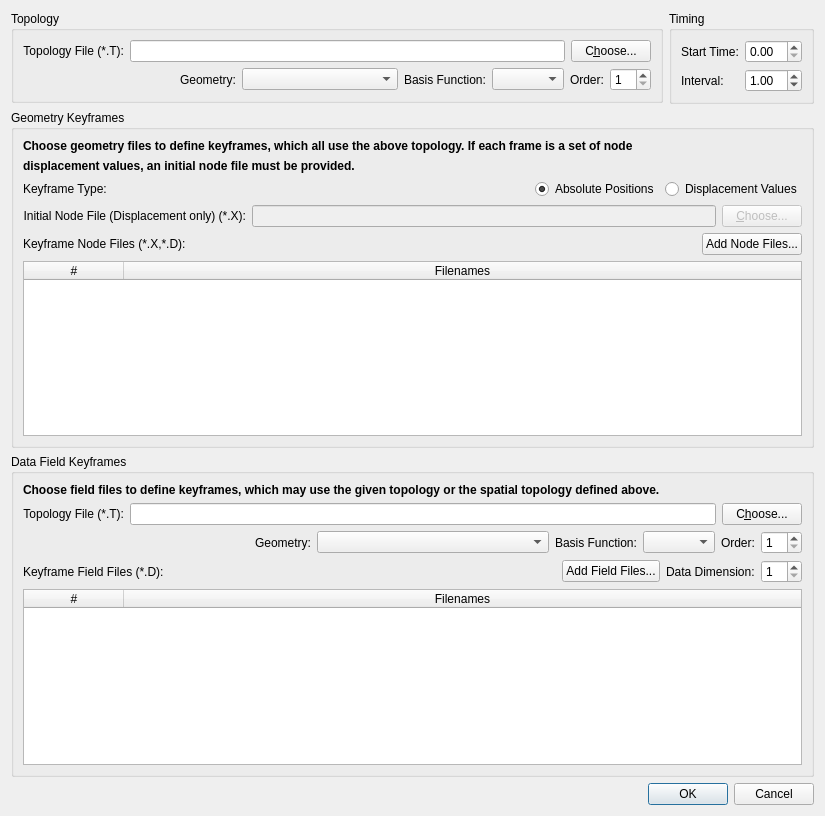
<?xml version="1.0" encoding="UTF-8"?>
<ui version="4.0">
 <class>TDDialog</class>
 <widget class="QDialog" name="TDDialog">
  <property name="geometry">
   <rect>
    <x>0</x>
    <y>0</y>
    <width>825</width>
    <height>816</height>
   </rect>
  </property>
  <property name="maximumSize">
   <size>
    <width>16777215</width>
    <height>16777215</height>
   </size>
  </property>
  <property name="windowTitle">
   <string>Choose Cheart Input Files</string>
  </property>
  <layout class="QVBoxLayout" name="verticalLayout">
   <item>
    <layout class="QHBoxLayout" name="horizontalLayout_10">
     <property name="topMargin">
      <number>0</number>
     </property>
     <item>
      <widget class="QGroupBox" name="gridGroupBox">
       <property name="sizePolicy">
        <sizepolicy hsizetype="Preferred" vsizetype="Maximum">
         <horstretch>0</horstretch>
         <verstretch>0</verstretch>
        </sizepolicy>
       </property>
       <property name="title">
        <string>Topology</string>
       </property>
       <layout class="QVBoxLayout" name="verticalLayout_2">
        <item>
         <layout class="QHBoxLayout" name="horizontalLayout_2">
          <property name="topMargin">
           <number>0</number>
          </property>
          <property name="rightMargin">
           <number>0</number>
          </property>
          <item>
           <widget class="QLabel" name="label_2">
            <property name="text">
             <string>Topology File (*.T):</string>
            </property>
            <property name="alignment">
             <set>Qt::AlignRight|Qt::AlignTrailing|Qt::AlignVCenter</set>
            </property>
           </widget>
          </item>
          <item>
           <widget class="QLineEdit" name="tfile"/>
          </item>
          <item>
           <widget class="QPushButton" name="tchoose">
            <property name="text">
             <string>C&amp;hoose...</string>
            </property>
           </widget>
          </item>
         </layout>
        </item>
        <item>
         <layout class="QHBoxLayout" name="horizontalLayout_5">
          <item>
           <spacer name="horizontalSpacer">
            <property name="orientation">
             <enum>Qt::Horizontal</enum>
            </property>
            <property name="sizeHint" stdset="0">
             <size>
              <width>40</width>
              <height>20</height>
             </size>
            </property>
           </spacer>
          </item>
          <item>
           <widget class="QLabel" name="label_5">
            <property name="text">
             <string>Geometry:</string>
            </property>
           </widget>
          </item>
          <item>
           <widget class="QComboBox" name="geomBox">
            <property name="sizePolicy">
             <sizepolicy hsizetype="Expanding" vsizetype="Fixed">
              <horstretch>0</horstretch>
              <verstretch>0</verstretch>
             </sizepolicy>
            </property>
           </widget>
          </item>
          <item>
           <widget class="QLabel" name="label_3">
            <property name="text">
             <string>Basis Function:</string>
            </property>
           </widget>
          </item>
          <item>
           <widget class="QComboBox" name="basisBox"/>
          </item>
          <item>
           <widget class="QLabel" name="label_4">
            <property name="text">
             <string>Order:</string>
            </property>
           </widget>
          </item>
          <item>
           <widget class="QSpinBox" name="orderBox">
            <property name="minimum">
             <number>1</number>
            </property>
            <property name="maximum">
             <number>20</number>
            </property>
           </widget>
          </item>
         </layout>
        </item>
       </layout>
      </widget>
     </item>
     <item>
      <widget class="QGroupBox" name="groupBox_2">
       <property name="sizePolicy">
        <sizepolicy hsizetype="Fixed" vsizetype="Fixed">
         <horstretch>0</horstretch>
         <verstretch>0</verstretch>
        </sizepolicy>
       </property>
       <property name="title">
        <string>Timing</string>
       </property>
       <layout class="QFormLayout" name="formLayout">
        <item row="0" column="0">
         <widget class="QLabel" name="label_17">
          <property name="text">
           <string>Start Time:</string>
          </property>
         </widget>
        </item>
        <item row="2" column="0">
         <widget class="QLabel" name="label_18">
          <property name="text">
           <string>Interval:</string>
          </property>
         </widget>
        </item>
        <item row="0" column="1">
         <widget class="QDoubleSpinBox" name="startTimeBox"/>
        </item>
        <item row="2" column="1">
         <widget class="QDoubleSpinBox" name="intervalBox">
          <property name="value">
           <double>1.000000000000000</double>
          </property>
         </widget>
        </item>
       </layout>
      </widget>
     </item>
    </layout>
   </item>
   <item>
    <widget class="QGroupBox" name="groupBox">
     <property name="minimumSize">
      <size>
       <width>0</width>
       <height>20</height>
      </size>
     </property>
     <property name="title">
      <string>Geometry Keyframes</string>
     </property>
     <layout class="QVBoxLayout" name="verticalLayout_3">
      <item>
       <widget class="QLabel" name="label_13">
        <property name="font">
         <font>
          <weight>75</weight>
          <bold>true</bold>
         </font>
        </property>
        <property name="autoFillBackground">
         <bool>false</bool>
        </property>
        <property name="text">
         <string>Choose geometry files to define keyframes, which all use the above topology. If each frame is a set of node</string>
        </property>
        <property name="textFormat">
         <enum>Qt::AutoText</enum>
        </property>
       </widget>
      </item>
      <item>
       <widget class="QLabel" name="label_14">
        <property name="font">
         <font>
          <weight>75</weight>
          <bold>true</bold>
         </font>
        </property>
        <property name="text">
         <string>displacement values, an initial node file must be provided.</string>
        </property>
       </widget>
      </item>
      <item>
       <layout class="QHBoxLayout" name="horizontalLayout_4">
        <item>
         <widget class="QLabel" name="label_6">
          <property name="text">
           <string>Keyframe Type:</string>
          </property>
         </widget>
        </item>
        <item>
         <spacer name="horizontalSpacer_2">
          <property name="orientation">
           <enum>Qt::Horizontal</enum>
          </property>
          <property name="sizeHint" stdset="0">
           <size>
            <width>40</width>
            <height>20</height>
           </size>
          </property>
         </spacer>
        </item>
        <item>
         <widget class="QRadioButton" name="absoluteRadio">
          <property name="text">
           <string>Absolute Positions</string>
          </property>
          <property name="checked">
           <bool>true</bool>
          </property>
         </widget>
        </item>
        <item>
         <widget class="QRadioButton" name="displaceRadio">
          <property name="text">
           <string>Displacement Values</string>
          </property>
         </widget>
        </item>
       </layout>
      </item>
      <item>
       <layout class="QHBoxLayout" name="horizontalLayout_3">
        <item>
         <widget class="QLabel" name="label">
          <property name="sizePolicy">
           <sizepolicy hsizetype="Preferred" vsizetype="Minimum">
            <horstretch>0</horstretch>
            <verstretch>0</verstretch>
           </sizepolicy>
          </property>
          <property name="maximumSize">
           <size>
            <width>16777215</width>
            <height>20</height>
           </size>
          </property>
          <property name="text">
           <string>Initial Node File (Displacement only) (*.X):</string>
          </property>
          <property name="alignment">
           <set>Qt::AlignRight|Qt::AlignTrailing|Qt::AlignVCenter</set>
          </property>
         </widget>
        </item>
        <item>
         <widget class="QLineEdit" name="xfile">
          <property name="enabled">
           <bool>false</bool>
          </property>
          <property name="sizePolicy">
           <sizepolicy hsizetype="Expanding" vsizetype="Fixed">
            <horstretch>0</horstretch>
            <verstretch>0</verstretch>
           </sizepolicy>
          </property>
          <property name="minimumSize">
           <size>
            <width>0</width>
            <height>0</height>
           </size>
          </property>
         </widget>
        </item>
        <item>
         <widget class="QPushButton" name="xchoose">
          <property name="enabled">
           <bool>false</bool>
          </property>
          <property name="maximumSize">
           <size>
            <width>100</width>
            <height>16777215</height>
           </size>
          </property>
          <property name="text">
           <string>&amp;Choose...</string>
          </property>
         </widget>
        </item>
       </layout>
      </item>
      <item>
       <layout class="QHBoxLayout" name="horizontalLayout">
        <property name="topMargin">
         <number>0</number>
        </property>
        <item>
         <widget class="QLabel" name="label_7">
          <property name="text">
           <string>Keyframe Node Files (*.X,*.D):</string>
          </property>
         </widget>
        </item>
        <item>
         <spacer name="horizontalSpacer_4">
          <property name="orientation">
           <enum>Qt::Horizontal</enum>
          </property>
          <property name="sizeHint" stdset="0">
           <size>
            <width>40</width>
            <height>20</height>
           </size>
          </property>
         </spacer>
        </item>
        <item>
         <widget class="QPushButton" name="addNodesButton">
          <property name="text">
           <string>Add Node Files...</string>
          </property>
         </widget>
        </item>
       </layout>
      </item>
      <item>
       <widget class="QTableWidget" name="xfileTable">
        <property name="dragEnabled">
         <bool>true</bool>
        </property>
        <property name="selectionMode">
         <enum>QAbstractItemView::SingleSelection</enum>
        </property>
        <attribute name="horizontalHeaderStretchLastSection">
         <bool>true</bool>
        </attribute>
        <column>
         <property name="text">
          <string>#</string>
         </property>
        </column>
        <column>
         <property name="text">
          <string>Filenames</string>
         </property>
        </column>
       </widget>
      </item>
     </layout>
     <zorder>xfileTable</zorder>
     <zorder>label_13</zorder>
     <zorder>label_14</zorder>
    </widget>
   </item>
   <item>
    <widget class="QGroupBox" name="gridGroupBox_2">
     <property name="sizePolicy">
      <sizepolicy hsizetype="Preferred" vsizetype="Maximum">
       <horstretch>0</horstretch>
       <verstretch>0</verstretch>
      </sizepolicy>
     </property>
     <property name="title">
      <string>Data Field Keyframes</string>
     </property>
     <layout class="QVBoxLayout" name="verticalLayout_4">
      <item>
       <widget class="QLabel" name="label_15">
        <property name="font">
         <font>
          <weight>75</weight>
          <bold>true</bold>
         </font>
        </property>
        <property name="text">
         <string>Choose field files to define keyframes, which may use the given topology or the spatial topology defined above.</string>
        </property>
       </widget>
      </item>
      <item>
       <layout class="QHBoxLayout" name="horizontalLayout_6">
        <item>
         <widget class="QLabel" name="label_8">
          <property name="text">
           <string>Topology File (*.T):</string>
          </property>
          <property name="alignment">
           <set>Qt::AlignRight|Qt::AlignTrailing|Qt::AlignVCenter</set>
          </property>
         </widget>
        </item>
        <item>
         <widget class="QLineEdit" name="ftfile"/>
        </item>
        <item>
         <widget class="QPushButton" name="ftchoose">
          <property name="text">
           <string>C&amp;hoose...</string>
          </property>
         </widget>
        </item>
       </layout>
      </item>
      <item>
       <layout class="QHBoxLayout" name="horizontalLayout_7">
        <item>
         <spacer name="horizontalSpacer_3">
          <property name="orientation">
           <enum>Qt::Horizontal</enum>
          </property>
          <property name="sizeHint" stdset="0">
           <size>
            <width>40</width>
            <height>20</height>
           </size>
          </property>
         </spacer>
        </item>
        <item>
         <widget class="QLabel" name="label_9">
          <property name="text">
           <string>Geometry:</string>
          </property>
         </widget>
        </item>
        <item>
         <widget class="QComboBox" name="fgeomBox">
          <property name="sizePolicy">
           <sizepolicy hsizetype="Expanding" vsizetype="Fixed">
            <horstretch>0</horstretch>
            <verstretch>0</verstretch>
           </sizepolicy>
          </property>
         </widget>
        </item>
        <item>
         <widget class="QLabel" name="label_10">
          <property name="text">
           <string>Basis Function:</string>
          </property>
         </widget>
        </item>
        <item>
         <widget class="QComboBox" name="fbasisBox"/>
        </item>
        <item>
         <widget class="QLabel" name="label_11">
          <property name="text">
           <string>Order:</string>
          </property>
         </widget>
        </item>
        <item>
         <widget class="QSpinBox" name="forderBox">
          <property name="minimum">
           <number>1</number>
          </property>
          <property name="maximum">
           <number>20</number>
          </property>
         </widget>
        </item>
       </layout>
      </item>
      <item>
       <layout class="QHBoxLayout" name="horizontalLayout_8">
        <property name="topMargin">
         <number>0</number>
        </property>
        <item>
         <widget class="QLabel" name="label_12">
          <property name="text">
           <string>Keyframe Field Files (*.D):</string>
          </property>
         </widget>
        </item>
        <item>
         <spacer name="horizontalSpacer_5">
          <property name="orientation">
           <enum>Qt::Horizontal</enum>
          </property>
          <property name="sizeHint" stdset="0">
           <size>
            <width>40</width>
            <height>20</height>
           </size>
          </property>
         </spacer>
        </item>
        <item>
         <widget class="QPushButton" name="addFieldsButton">
          <property name="text">
           <string>Add Field Files...</string>
          </property>
         </widget>
        </item>
        <item>
         <widget class="QLabel" name="label_16">
          <property name="text">
           <string>Data Dimension:</string>
          </property>
         </widget>
        </item>
        <item>
         <widget class="QSpinBox" name="dimBox">
          <property name="minimum">
           <number>1</number>
          </property>
          <property name="value">
           <number>1</number>
          </property>
         </widget>
        </item>
       </layout>
      </item>
      <item>
       <widget class="QTableWidget" name="dfileTable">
        <property name="dragEnabled">
         <bool>true</bool>
        </property>
        <property name="selectionMode">
         <enum>QAbstractItemView::SingleSelection</enum>
        </property>
        <attribute name="horizontalHeaderStretchLastSection">
         <bool>true</bool>
        </attribute>
        <column>
         <property name="text">
          <string>#</string>
         </property>
        </column>
        <column>
         <property name="text">
          <string>Filenames</string>
         </property>
        </column>
       </widget>
      </item>
     </layout>
    </widget>
   </item>
   <item>
    <widget class="QDialogButtonBox" name="buttonBox">
     <property name="orientation">
      <enum>Qt::Horizontal</enum>
     </property>
     <property name="standardButtons">
      <set>QDialogButtonBox::Cancel|QDialogButtonBox::Ok</set>
     </property>
    </widget>
   </item>
  </layout>
 </widget>
 <resources/>
 <connections>
  <connection>
   <sender>buttonBox</sender>
   <signal>accepted()</signal>
   <receiver>TDDialog</receiver>
   <slot>accept()</slot>
   <hints>
    <hint type="sourcelabel">
     <x>248</x>
     <y>254</y>
    </hint>
    <hint type="destinationlabel">
     <x>157</x>
     <y>274</y>
    </hint>
   </hints>
  </connection>
  <connection>
   <sender>buttonBox</sender>
   <signal>rejected()</signal>
   <receiver>TDDialog</receiver>
   <slot>reject()</slot>
   <hints>
    <hint type="sourcelabel">
     <x>316</x>
     <y>260</y>
    </hint>
    <hint type="destinationlabel">
     <x>286</x>
     <y>274</y>
    </hint>
   </hints>
  </connection>
 </connections>
</ui>
